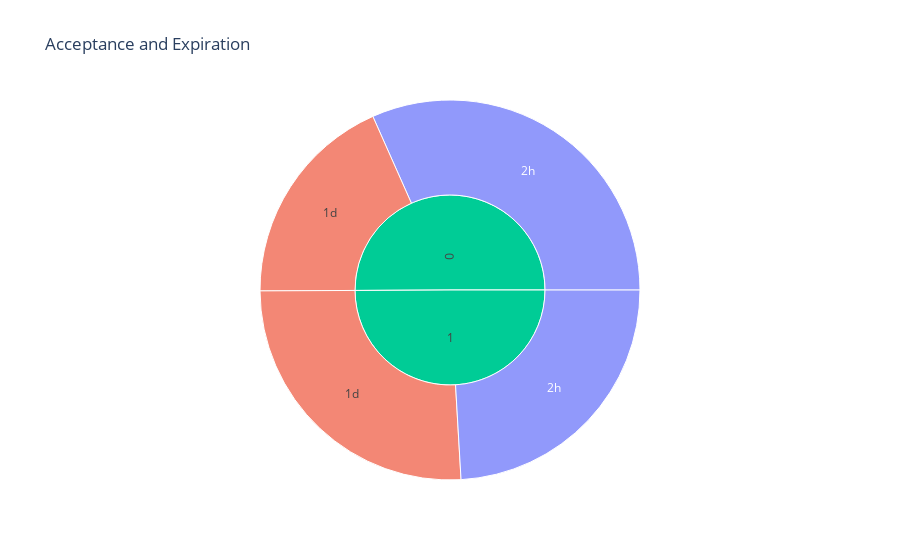

Notebook code for this chart:
### Code cell
fig = px.sunburst(coffeeCoupons, path=['Y', 'expiration'], color='expiration', title = 'Acceptance and Expiration')
fig.show()
fig.write_image("../images/expirationSunburst.png")

### Figure 1 — Plotly figure (JSON) as saved in the notebook; plotly's stock layout.template omitted (floating-point values rounded to 4 significant figures)
{"data": [{"branchvalues": "total", "customdata": [["2h"], ["1d"], ["1d"], ["2h"], ["(?)"], ["(?)"]], "domain": {"x": [0, 1], "y": [0, 1]}, "hovertemplate": "labels=%{label}<br>count=%{value}<br>parent=%{parent}<br>id=%{id}<br>expiration=%{customdata[0]}<extra></extra>", "ids": ["0/2h", "0/1d", "1/1d", "1/2h", "0", "1"], "labels": ["2h", "1d", "1d", "2h", "0", "1"], "marker": {"colors": ["#636efa", "#EF553B", "#EF553B", "#636efa", "#00cc96", "#00cc96"]}, "name": "", "parents": ["0", "0", "1", "1", "", ""], "type": "sunburst", "values": [1265, 736, 1033, 962, 2001, 1995]}], "layout": {"legend": {"tracegroupgap": 0}, "title": {"text": "Acceptance and Expiration"}}}
